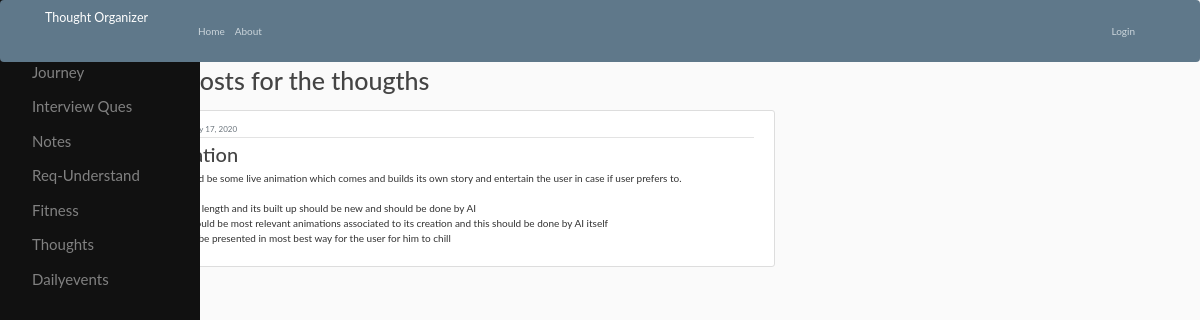
Page /post/25/ on the committed database.
### dailyactivities/models.py (models this page shows, shortened)
class Post(models.Model):
	title = models.CharField(max_length=100)
	content = models.TextField()
	date_posted = models.DateTimeField(default=timezone.now)
	author = models.ForeignKey(User, on_delete=models.CASCADE)

### dailyactivities/views.py (the view)
# urls.py: path('post/<int:pk>/',PostDetailView.as_view(), name='post-detail'),
class PostDetailView(DetailView):
	model = Post

### dailyactivities/templates/dailyactivities/post_detail.html (shortened to what this page needs)
{% extends "dailyactivities/layout.html"%}
{% block blog%}
<h1>Below is the posts for the thougths </h1>
  <article class="media content-section">
    <div class="media-body">
      <div class="article-metadata">
        <a class="mr-2" href="{% url 'user_thoughts' object.author.username %}">{{ object.author }}</a>
        <small class="text-muted">{{ object.date_posted|date:"F d, Y" }}</small>
      </div>
      <h2 class="article-title">{{ object.title }}</h2>
      <p class="article-content">{{ object.content }}</p>
    </div>
  </article>
{% endblock blog%}

### dailyactivities/templates/dailyactivities/layout.html (shortened to what this page needs)
{% load static%}
<!DOCTYPE html>
<html>
<head>
  <link rel="stylesheet" href="https://maxcdn.bootstrapcdn.com/bootstrap/3.4.1/css/bootstrap.min.css">
    <link rel="stylesheet" href="https://maxcdn.bootstrapcdn.com/bootstrap/4.0.0/css/bootstrap.min.css">
    <link rel="stylesheet" type="text/css" href="{% static 'dailyactivities/main.css' %}">
</head>
<body>
	<header class="site-header">
  <nav class="navbar navbar-expand-md navbar-dark bg-steel fixed-top">
    <div class="container">
      <a class="navbar-brand mr-4" href="/">Thought Organizer</a>
      <div class="collapse navbar-collapse" id="navbarToggle">
        <div class="navbar-nav mr-auto">
          <a class="nav-item nav-link" href="">Home</a>
          <a class="nav-item nav-link" href="/about">About</a>
        </div>
        <div class="navbar-nav">
          {% if user.is_authenticated%}
            <a class="nav-item nav-link" href="{% url 'post-create'%}">New Thought</a>
            <a class="nav-item nav-link" href="{% url 'profile'%}">Profile</a>
            <a class="nav-item nav-link" href="{% url 'logout'%}">Logout</a>
          {% else%}
            <a class="nav-item nav-link" href="{% url 'login'%}">Login</a>
          {% endif %}
        </div>
      </div>
    </div>
  </nav>
</header>
<div class="sidenav">
  <a href="{% url 'dailyactivities-home'%}">Home</a>
  <a href="{% url 'dailyactivities-journey' %}">Journey</a>
  <a href="{% url 'dailyactivities-interviewquestions' %}">Interview Ques</a>
  <a href="{% url 'dailyactivities-notes' %}">Notes</a>
  <a href="{% url 'dailyactivities-requirementunderstanding' %}">Req-Understand</a>
    <a href="{% url 'dailyactivities-fitness' %}">Fitness</a>
  <a href="{% url 'dailyactivities-thoughts' %}">Thoughts</a>
  <a href="{% url 'dailyactivities-dailyevents' %}">Dailyevents</a>
</div>
<main role="main" class="container">
  <div class="row">
    <div class="col-md-8">
      {% block blog %}{% endblock blog%}
    </div>
  </div>
</main>
</body>
</html>

### dailyactivities/static/dailyactivities/main.css (style rules this page uses)
body { background: #fafafa; color: #333333; margin-top: 5rem; }
h1, h2, h3, h4, h5, h6 { color: #444444; }
.bg-steel { background-color: #5f788a; }
.site-header .navbar-nav .nav-link { color: #cbd5db; }
.content-section { background: #ffffff; padding: 10px 20px; border: 1px solid #dddddd; border-radius: 3px; margin-bottom: 20px; }
.article-title { color: #444444; }
.article-content { white-space: pre-line; }
.article-metadata { padding-bottom: 1px; margin-bottom: 4px; border-bottom: 1px solid #e3e3e3 }

### dailyactivities/templates/dailyactivities/layout.html (style rules this page uses)
body { font-family: "Lato", sans-serif; }
.sidenav { height: 100%; width: 200px; position: fixed; z-index: 1; top: 0; left: 0; background-color: #111; overflow-x: hidden; padding-top: 20px; }
.sidenav a { padding: 6px 6px 6px 32px; text-decoration: none; font-size: 15px; color: #818181; display: block; }

### rows in the picture
Post: date_posted "January 17, 2020", content "There should be some live animation which comes and builds its own story and entertain the user in case if user prefers to. 1) The story length and its built up should be new and should be done by AI 2) There should be most relevant animations associated to its creation and this should be done by AI itself 3) It should be presented in most best way for the user for him to chill"
